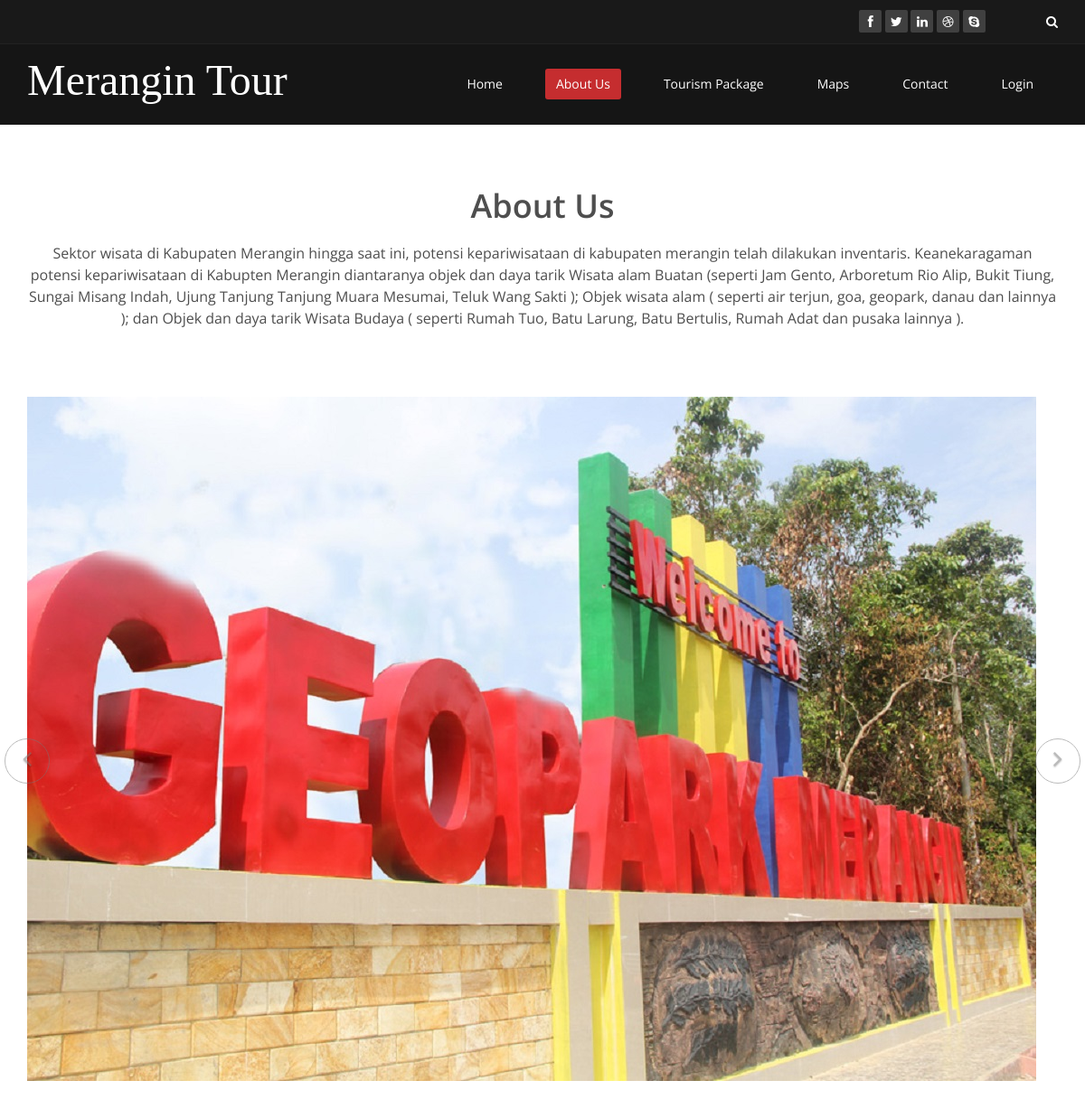
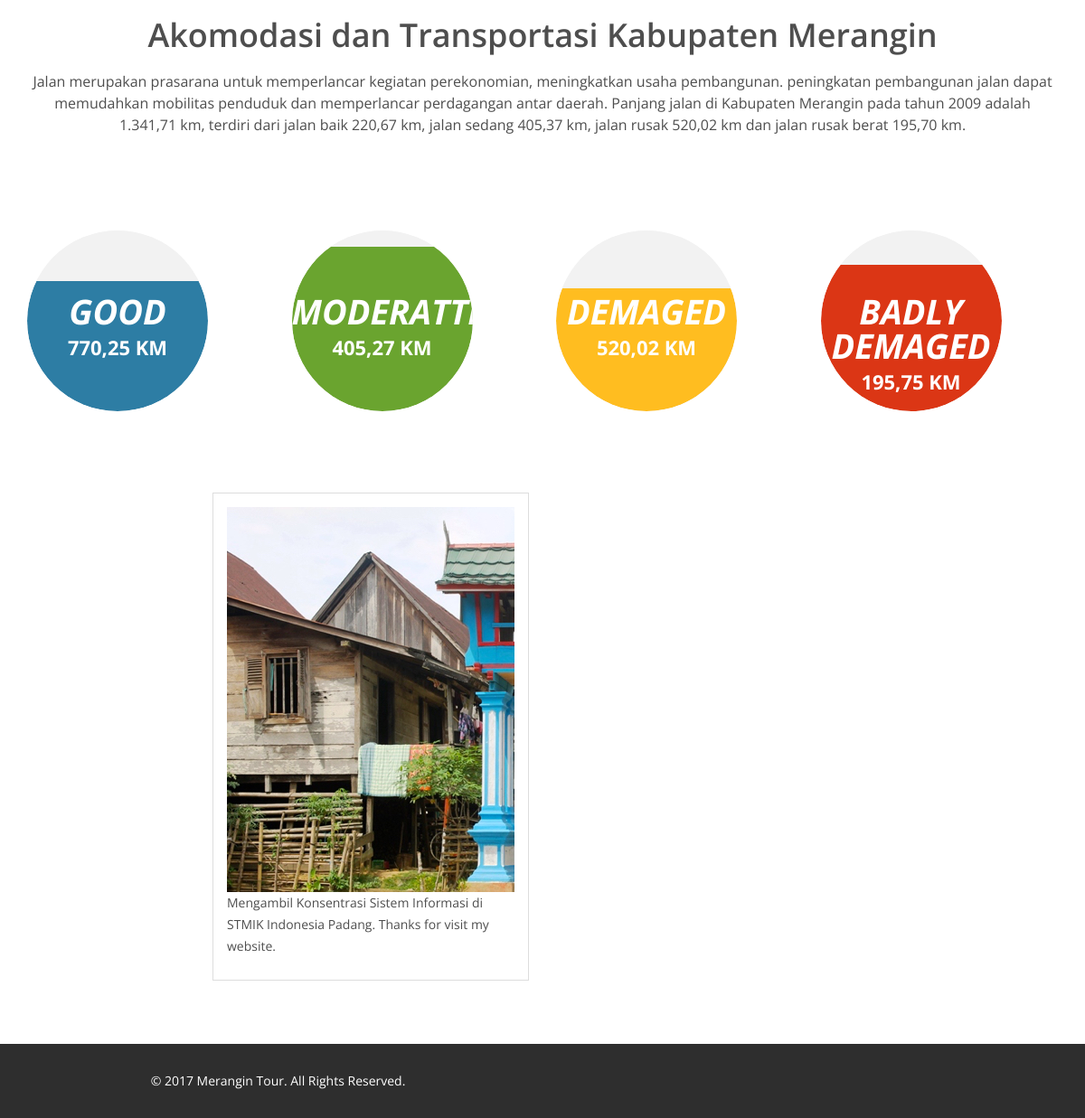
The page /about-us.php on the database its author committed (2 pictures, top to bottom).
### tables this page shows
CREATE TABLE IF NOT EXISTS `about` (
  `judul1` varchar(50) NOT NULL,
  `about` text NOT NULL,
  `judul2` varchar(50) NOT NULL,
  `akomodasi` text NOT NULL
);

### about-us.php (the view, shortened to what this page needs)
<!DOCTYPE html>
<html lang="en">
<head>
    <link href="css/bootstrap.min.css" rel="stylesheet">
    <link href="css/font-awesome.min.css" rel="stylesheet">
    <link href="css/prettyPhoto.css" rel="stylesheet">
    <link href="css/animate.min.css" rel="stylesheet">
	<link href="css/main.css" rel="stylesheet">
    <link href="css/responsive.css" rel="stylesheet">
</head>
<body>
    <header id="header">
        <div class="top-bar">
            <div class="container">
                <div class="row">
                    <div class="col-sm-6 col-xs-4">
                    </div>
                    <div class="col-sm-6 col-xs-8">
                       <div class="social">
                            <ul class="social-share">
                                <li><a href="#"><i class="fa fa-facebook"></i></a></li>
                                <li><a href="#"><i class="fa fa-twitter"></i></a></li>
                                <li><a href="#"><i class="fa fa-linkedin"></i></a></li>
                                <li><a href="#"><i class="fa fa-dribbble"></i></a></li>
                                <li><a href="#"><i class="fa fa-skype"></i></a></li>
                            </ul>
                            <div class="search">
                                <form role="form">
                                    <input type="text" class="search-form" autocomplete="off" placeholder="Search">
                                    <i class="fa fa-search"></i>
                                </form>
                           </div>
                       </div>
                    </div>
                </div>
            </div>
        </div>
        <nav class="navbar navbar-inverse" role="banner">
            <div class="container">
                <div class="navbar-header">
                   <a class="navbar-brand" href="index.html"><font face="Monotype Corsiva" size="7" color="#FFFFFF">Merangin Tour</font></a>
                </div>
                <div class="collapse navbar-collapse navbar-right">
                    <ul class="nav navbar-nav">
                        <li><a href="index.html">Home</a></li>
                        <li class="active"><a href="about-us.php">About Us</a></li>
                        <li><a href="tourism_package.php">Tourism Package</a></li>
                        <li><a href="maps.php">Maps</a></li>
                           <li><a href="contact-us.php">Contact</a></li>
                                            <li><a href="login.php">Login</a></li>
                    </ul>
                </div>
            </div>
        </nav>
	</header>
 <?php
	  $link = mysqli_connect("localhost", "root", "", "merangin_tour");
	  $jalan=mysqli_query($link, "SELECT * from about");
	  while($data=mysqli_fetch_array($jalan))
	  {
	  $judul1=$data['judul1'];
	  $about=$data['about'];
	  $judul2=$data['judul2'];
	  $akomodasi=$data['akomodasi'];
	  }
	?>
    <section id="about-us">
        <div class="container">
			<div class="center wow fadeInDown">
				<h2><?php echo "$judul1"; ?></h2>
				<p class="lead"><?php echo "$about"; ?></p>
			</div>
			<div id="about-slider">
				<div id="carousel-slider" class="carousel slide" data-ride="carousel">
					<div class="carousel-inner">
						<div class="item active">
							<img src="images/g1.jpg" class="img-responsive" alt="">
					   </div>
					</div>
					<a class="left carousel-control hidden-xs" href="#carousel-slider" data-slide="prev">
						<i class="fa fa-angle-left"></i>
					</a>
					<a class=" right carousel-control hidden-xs"href="#carousel-slider" data-slide="next">
						<i class="fa fa-angle-right"></i>
					</a>
				</div>
			</div>
			<div class="skill-wrap clearfix">
				<div class="center wow fadeInDown">
					<h2><?php echo "$judul2"; ?></h2>
					<p class="lead"><?php echo "$akomodasi"; ?></p>
				</div>
				<div class="row">
					<div class="col-sm-3">
						<div class="sinlge-skill wow fadeInDown" data-wow-duration="1000ms" data-wow-delay="300ms">
							<div class="joomla-skill">
								<p><em>Good</em></p>
								<p>770,25 KM</p>
							</div>
						</div>
					</div>
					 <div class="col-sm-3">
						<div class="sinlge-skill wow fadeInDown" data-wow-duration="1000ms" data-wow-delay="600ms">
							<div class="html-skill">
								<p><em>Moderatte</em></p>
								<p>405,27 KM</p>
							</div>
						</div>
					</div>
					<div class="col-sm-3">
						<div class="sinlge-skill wow fadeInDown" data-wow-duration="1000ms" data-wow-delay="900ms">
							<div class="css-skill">
								<p><em>Demaged</em></p>
								<p>520,02 KM</p>
							</div>
						</div>
					</div>
					 <div class="col-sm-3">
						<div class="sinlge-skill wow fadeInDown" data-wow-duration="1000ms" data-wow-delay="1200ms">
							<div class="wp-skill">
								<p><em>Badly Demaged</em></p>
								<p>195,75 KM</p>
							</div>
						</div>
					</div>
				</div>
            </div>
					<div class="col-md-4 col-sm-6 col-md-offset-2">
						<div class="single-profile-bottom wow fadeInUp" data-wow-duration="1000ms" data-wow-delay="600ms">
							<div class="media">
								<div class="pull-left">
									<a href="#"><img class="media-object" src="images/1.jpg" alt=""></a>
								</div>
							</div>
							<p>Mengambil Konsentrasi Sistem Informasi di STMIK Indonesia Padang. Thanks for visit my website. </p>
						</div>
					</div>
				</div>
    </section>
    <footer id="footer" class="midnight-blue">
        <div class="container">
            <div class="row">
                <div class="col-sm-6"><center>
                    &copy; 2017 <a target="_blank" href="http://shapebootstrap.net/" title="Free Twitter Bootstrap WordPress Themes and HTML templates">Merangin Tour</a>. All Rights Reserved.</center>
                </div>
                <div class="col-sm-6">
                </div>
            </div>
        </div>
    </footer>
</body>
</html>

### rows shown on the page
about: judul1 "About Us", about "Sektor wisata di Kabupaten Merangin hingga saat ini, potensi kepariwisataan di kabupaten merangin telah dilakukan inventaris. Keanekaragaman potensi kepariwisataan di Kabupten Merangin diantaranya objek dan daya tarik Wisata alam Buatan (seperti Jam Gento, Arboretum Rio Alip, Bukit Tiung, Sungai Misang Indah, Ujung Tanjung Tanjung Muara Mesumai, Teluk Wang Sakti ); Objek wisata alam ( seperti air terjun, goa, geopark, danau dan lainnya ); dan Objek dan daya tarik Wisata Budaya ( seperti Rumah Tuo, Batu Larung, Batu Bertulis, Rumah Adat dan pusaka lainnya ).", judul2 "Akomodasi dan Transportasi Kabupaten Merangin", akomodasi "Jalan merupakan prasarana untuk memperlancar kegiatan perekonomian, meningkatkan usaha pembangunan. peningkatan pembangunan jalan dapat memudahkan mobilitas penduduk dan memperlancar perdagangan antar daerah. Panjang jalan di Kabupaten Merangin pada tahun 2009 adalah 1.341,71 km, terdiri dari jalan baik 220,67 km, jalan sedang 405,37 km, jalan rusak 520,02 km dan jalan rusak berat 195,70 km."
